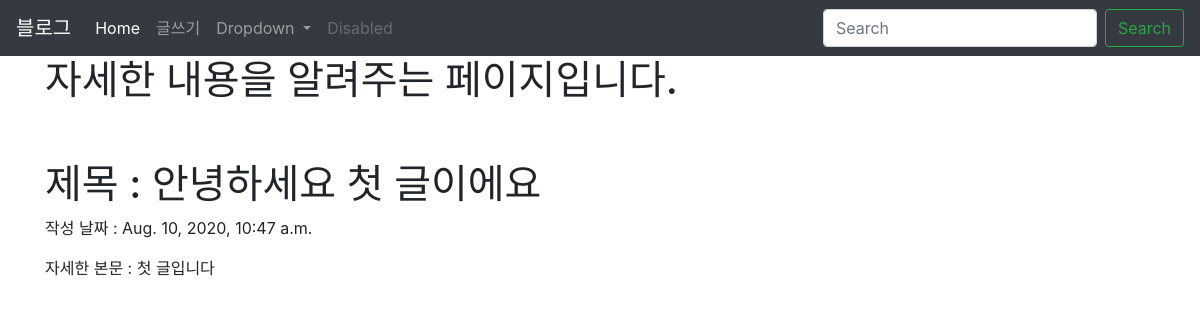
The page /blog/1 on the database its author committed.
### blogapp/models.py (models this page shows, shortened)
class Blog(models.Model):
    title = models.CharField(max_length=200)
    date = models.DateTimeField('date published')
    body = models.TextField()

### blogapp/views.py (the view)
# urls.py: path('blog/<int:blog_id>',blogapp.views.detail, name="detail"),
def detail(request, blog_id):
    details = get_object_or_404(Blog, pk = blog_id)
    return render(request, 'detail.html', {'details':details})

### blogapp/templates/detail.html
{% extends 'base.html' %}
{% block contents %}
<body>
<div class="container">
    <h1>자세한 내용을 알려주는 페이지입니다.</h1>
    <br><br>
    <h1>제목 : {{details.title}}</h1>
    <p>작성 날짜 : {{details.date}}</p>
    <p>자세한 본문 : {{details.body}}</p>
</div>
</body>
{% endblock %}

### rows shown on the page
Blog: title "안녕하세요 첫 글이에요", date "Aug. 10, 2020, 10:47 a.m.", body "첫 글입니다"
